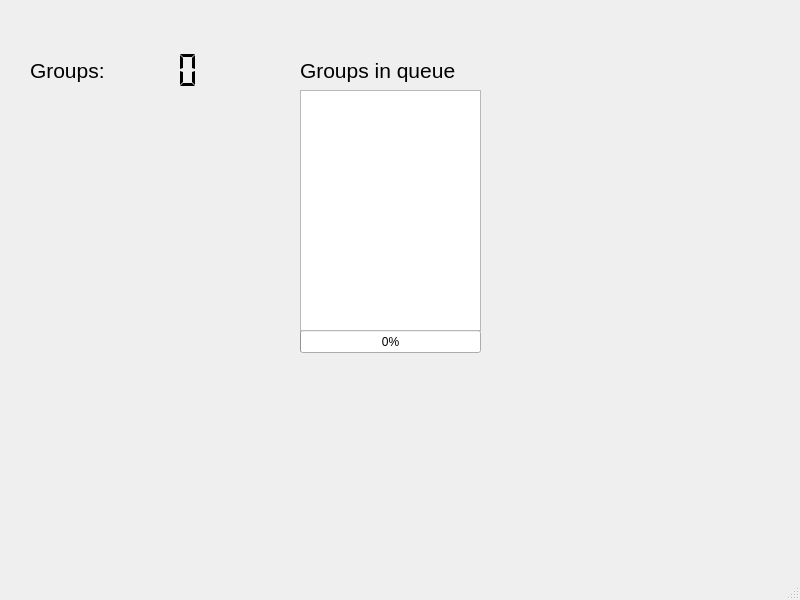
<?xml version="1.0" encoding="UTF-8"?>
<ui version="4.0">
 <class>AdminWindow</class>
 <widget class="QMainWindow" name="AdminWindow">
  <property name="geometry">
   <rect>
    <x>0</x>
    <y>0</y>
    <width>800</width>
    <height>600</height>
   </rect>
  </property>
  <property name="windowTitle">
   <string>MainWindow</string>
  </property>
  <widget class="QWidget" name="centralwidget">
   <widget class="QLabel" name="label">
    <property name="geometry">
     <rect>
      <x>30</x>
      <y>50</y>
      <width>161</width>
      <height>41</height>
     </rect>
    </property>
    <property name="text">
     <string>&lt;html&gt;&lt;head/&gt;&lt;body&gt;&lt;p&gt;&lt;span style=&quot; font-size:16pt;&quot;&gt;Groups:&lt;/span&gt;&lt;/p&gt;&lt;/body&gt;&lt;/html&gt;</string>
    </property>
   </widget>
   <widget class="QProgressBar" name="pbar_queue">
    <property name="geometry">
     <rect>
      <x>300</x>
      <y>330</y>
      <width>181</width>
      <height>23</height>
     </rect>
    </property>
    <property name="value">
     <number>0</number>
    </property>
   </widget>
   <widget class="QListWidget" name="listWidget_queue">
    <property name="geometry">
     <rect>
      <x>300</x>
      <y>90</y>
      <width>181</width>
      <height>241</height>
     </rect>
    </property>
   </widget>
   <widget class="QLabel" name="label_2">
    <property name="geometry">
     <rect>
      <x>300</x>
      <y>50</y>
      <width>161</width>
      <height>41</height>
     </rect>
    </property>
    <property name="text">
     <string>&lt;html&gt;&lt;head/&gt;&lt;body&gt;&lt;p&gt;&lt;span style=&quot; font-size:16pt;&quot;&gt;Groups in queue&lt;/span&gt;&lt;/p&gt;&lt;/body&gt;&lt;/html&gt;</string>
    </property>
   </widget>
   <widget class="QLCDNumber" name="lcd_groups">
    <property name="geometry">
     <rect>
      <x>100</x>
      <y>50</y>
      <width>101</width>
      <height>41</height>
     </rect>
    </property>
    <property name="frameShape">
     <enum>QFrame::NoFrame</enum>
    </property>
    <property name="smallDecimalPoint">
     <bool>false</bool>
    </property>
    <property name="digitCount">
     <number>5</number>
    </property>
    <property name="segmentStyle">
     <enum>QLCDNumber::Flat</enum>
    </property>
    <property name="intValue" stdset="0">
     <number>0</number>
    </property>
   </widget>
  </widget>
  <widget class="QMenuBar" name="menubar">
   <property name="geometry">
    <rect>
     <x>0</x>
     <y>0</y>
     <width>800</width>
     <height>23</height>
    </rect>
   </property>
  </widget>
  <widget class="QStatusBar" name="statusbar"/>
 </widget>
 <resources/>
 <connections/>
</ui>
